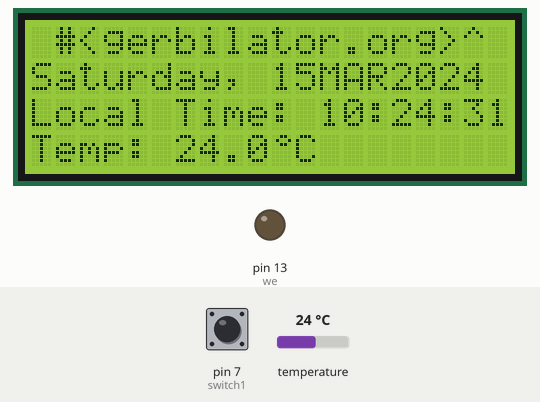
This sketch was run on a simulated Arduino Uno, built with avr-gcc and run on an emulated ATmega328P. On the bench: 20×4 character LCD, output pins drawn as LEDs (lit = HIGH). Wiring (inferred from the names in the program): DS1307 clock at I2C address 0x68. Inputs (shaded band) come from the test bench; at power-on: temperature 24 °C, pin 7 (switch1) LOW. The local clock reads 2024-03-15 10:24:30 at power-on unless the sketch sets it; what the sketch prints to the serial monitor is not drawn.

Above: at 2.1 s.
2.2 s: temperature set to 12 °C
At 3.8 s:
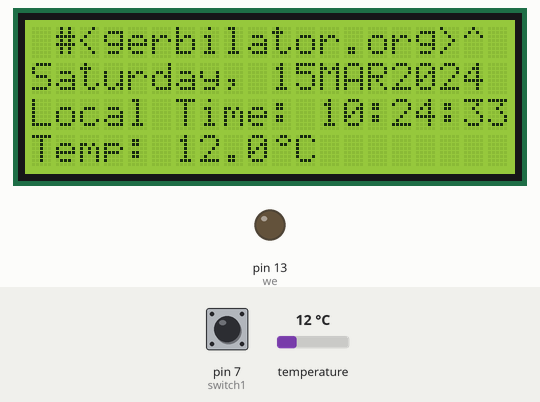
4.8 s: pin 7 (switch1) pulled HIGH for 1.05 s
At 5.7 s:
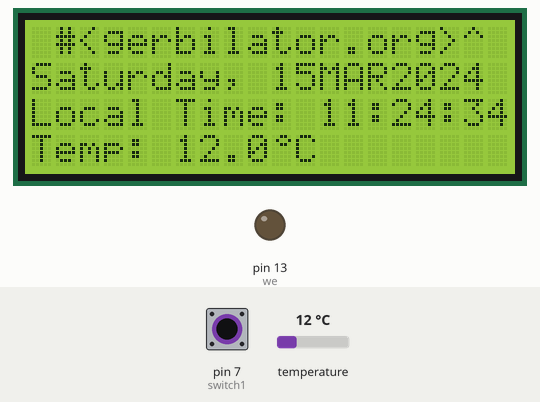
9.7 s: temperature set to 28 °C
At 10.8 s:
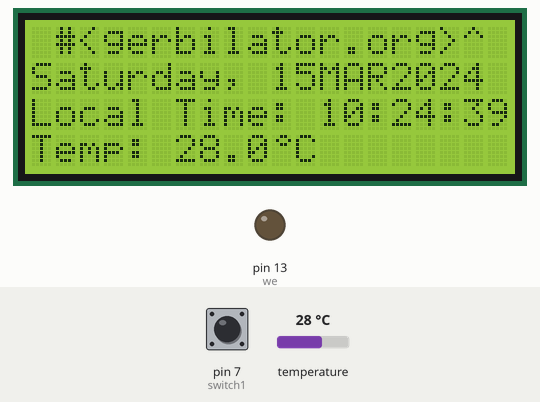
12.5 s: temperature set to 33 °C
At 15.6 s:
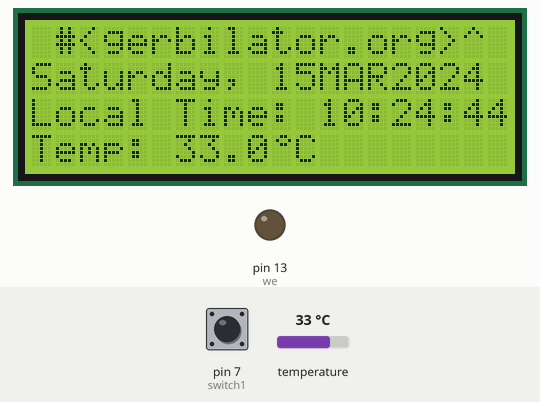
15.9 s: pin 7 (switch1) pulled HIGH for 1.05 s
At 16.8 s:
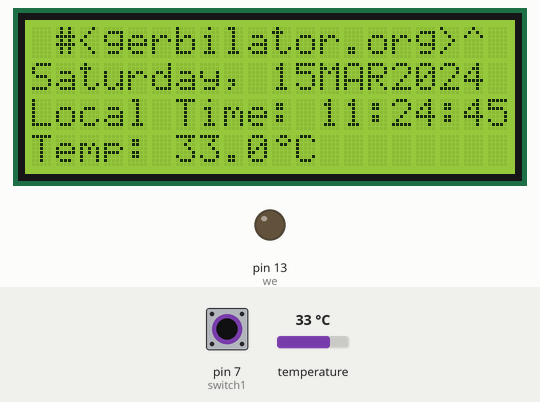
18.4 s: temperature set to 0 °C
At 21.6 s:
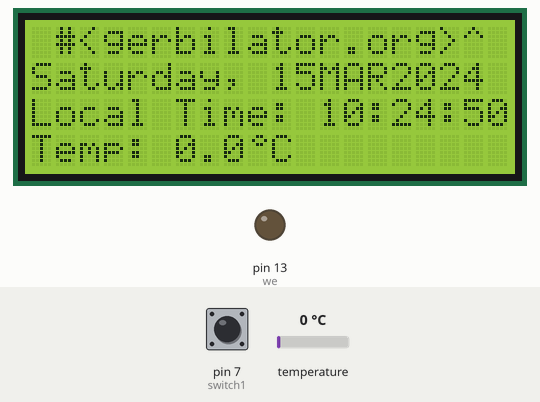
Timing chart, 0 to 22.8 s (numbered marks = the images above; inputs shaded):
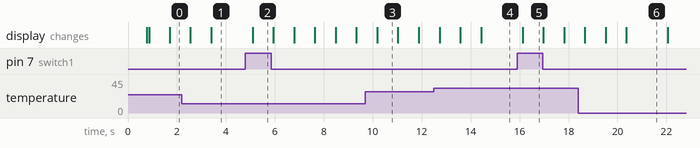

Measured:
- what the display in image 3 shows lasts 0.8 s, from 10.2 s to 11.0 s

The sketch:

newgerbclock8.ino
```cpp
//
// newgerbclock8.ino
//
// MyTemperatureClockCalendar machine
// by David Thomas (gerbilator.org)
// this sketch runs on any Arduino NG/clone or later..
// and uses the DS1307 RTC chip and the DS18B20 temp sensor.
// the code is based on the DS1307 demo by Jon McPhalen (www.jonmcphalen.com)
// who based his code on work by others -- 29 DEC 2007
// -- 08 APR 2009 - mods by dt - gerbilator.org
// --- change to std LiquidCrystal lib dt ..
// --- add DS1820 stuff dt..
// --- and you can use both 1Wire (tm) and I2C devices at the same time!!!
// --- more todo's added .. 21JAN2014 dt
// SDA pin is Analog4
// SCL pin is Analog5
//
// changed to suit newer IDE (1.0.5) and rewrite of lib calls..dt 25MAY2014
// (only wanted to change the time!! :-])
// new display module: WINSTAR WH2004A doesn't display degrees symbol
// find char chart...done..
//
// added switch from +5 to pin D7, to signal DST.. dt 16oct2014
// clean up comments.. dt 02oct2016
// DST change still not working properly.. dt 03DEC2018

// kill dst if statement; not working correctly; and delay loop.. dt 23MAY2018
// fix up degrees display (do special char).. dt 24MAY2018
// fix dst if statement move to loop display of time.. dt 27OCT2018
// change hours display routine to print2Hex() with revised if statement and
// change degree symbol (experimental).. dt 28OCT2018
// recompile with later lib versions.. dt 07APR2019
// fix print2Hex, printDec2 functions.. dt 08DEC2019
// disable dst switch..still not right.. dt 09DEC2019
// this rev of 5 is to keep unit working, RTCLib has issues with DayofWeek.. dt 29APR2021
// this change to fix day of week sunday error.. dt 30MAY2021

#include <RTClib.h>
#include <LiquidCrystal.h>
#include <OneWire.h>
#include <Wire.h>


#define DS1307      0xD0 >> 1                 // shift required by Wire.h (silly...)
#define switch1     7                         // for dst change..
// DS1307 clock registers
#define R_SECS      0
#define R_MINS      1
#define R_HRS       2
#define R_WDAY      3
#define R_DATE      4
#define R_MONTH     5
#define R_YEAR      6
#define R_SQW       7

#define CONVERT     0x44
#define READSCRATCH 0xBE
#define SKIP_ROM    0xCC
#define MATCH_ROM   0x55

byte second = 0x00;                             // default to 01 JAN 2000, midday
byte minute = 0x00;
byte hour = 0x12;
byte Wday = 0x01;
byte day = 0x01;
byte month = 0x01;
byte year = 0x00;
byte ctrl = 0x00;
byte dsthour = 0x00; // to display for daylight saving time switch

// setup the lines to control an LCD.
// todo: daylight saving time?? done 16oct2014 yayy!!
// todo: different RTC..
// todo: serial LCD..
// todo: clock setting controls..

LiquidCrystal clcd(12, 11, 10, 5, 4, 3, 2);
// rs, rw, enable, d4, d5, d6, d7
byte degree[8] = {
  B00110,
  B01001,
  B00110,
  B00000,
  B00000,
  B00000,
  B00000,
};


OneWire  ds(8);  // The DS18B20 is connected to pin 8

void setup() {
  clcd.createChar(0, degree);
  pinMode(13, OUTPUT);  // we'll use the debug LED to output a heartbeat
  pinMode(switch1, INPUT);    // this is for our switch for Daylight Saving Time, High (+5) via 10k for DST
  Wire.begin();
  Serial.begin(9600);

  second = 0x00;    // the time we are setting...
  minute = 0x53;    // e.g., 3.29pm
  hour   = 0x15;
  Wday   = 0x04;    // sunday = 1, ... saturday = 7
  day    = 0x29;
  month  = 0x04;    // april
  year   = 0x21;    // 2019
  ctrl   = 0x00;    // disable SQW output

// setClock();          // used only to set the DS1307 registers
// should be reenabled only to set the time if the RTC batt goes flat..
}

void setClock()
{
 Wire.beginTransmission(DS1307);
 Wire.write(R_SECS);
 Wire.write(second);
 Wire.write(minute);
 Wire.write(hour);
 Wire.write(Wday);
 Wire.write(day);
 Wire.write(month);
 Wire.write(year);
 Wire.write(ctrl);
 Wire.endTransmission();
}

void getClock()
{
 Wire.beginTransmission(DS1307);
 Wire.write(R_SECS);
 Wire.endTransmission();
 Wire.requestFrom(DS1307, 8);
 second = Wire.read();
 minute = Wire.read();
 hour   = Wire.read();
 // disabled the code below - causes strange time display!!
 // the DST switch.. just plug D7 into +5V!
 //if (digitalRead(switch1) == LOW)
 //  {
 //     hour   = Wire.read() + 0x01; // dst setting
 //  }
 Wday   = Wire.read();
 day    = Wire.read();
 month  = Wire.read();
 year   = Wire.read();
 ctrl   = Wire.read();
}

byte bcd2Dec(byte bcdVal)
{
 //return bcdVal / 16 * 10 + bcdVal % 16;
 return( ((bcdVal >> 4) * 10) + (bcdVal & 0xF) );
 // better function..
}

void printHex2(byte hexVal)
{
 if (hexVal < 0x10){
   clcd.print("0");
 }
 clcd.print(hexVal, HEX);
}

void printDec2(byte decVal)
{
 if (decVal < 10){
   clcd.print("0");
 }
 clcd.print(decVal, DEC);
}

void printDayName(byte d)
{
 switch (d) {
   case 0:
     clcd.print("Sunday");
     break;
   case 1:
     clcd.print("Monday");
     break;
   case 2:
     clcd.print("Tuesday");
     break;
   case 3:
     clcd.print("Wednesday");
     break;
   case 4:
     clcd.print("Thursday");
     break;
   case 5:
     clcd.print("Friday");
     break;
   case 6:
     clcd.print("Saturday");
     break;
   case 7:
     clcd.print("Sunday");
     break;
   default:
     clcd.print("?unknown?");
 }
}

void printMonthName(byte m)
{
 switch (m) {
   case 1:
     clcd.print("JAN");
     break;
   case 2:
     clcd.print("FEB");
     break;
   case 3:
     clcd.print("MAR");
     break;
   case 4:
     clcd.print("APR");
     break;
   case 5:
     clcd.print("MAY");
     break;
   case 6:
     clcd.print("JUN");
     break;
   case 7:
     clcd.print("JUL");
     break;
   case 8:
     clcd.print("AUG");
     break;
   case 9:
     clcd.print("SEP");
     break;
   case 10:
     clcd.print("OCT");
     break;
   case 11:
     clcd.print("NOV");
     break;
   case 12:
     clcd.print("DEC");
     break;
   default:
     clcd.print("???");
 }
}

void loop()
 {
  byte i;
  byte present = 0;
  byte data[12];
  byte addr[8];
  char buff[15];

  int HighByte, LowByte, TReading, SignBit, Tc_100, Whole, Fract;

  if ( !ds.search(addr))   // Search for 1-wire device
    {
      ds.reset_search();
    }

  if ( OneWire::crc8( addr, 7) != addr[7])   // Check CRC is valid
    {
        Serial.print("CRC is not valid!\n");
    }

  if ( addr[0] != 0x28) {                    // Make sure it is a DS18B20 device
      Serial.print("Device is not a DS18B20 family device.\n");

    }

  ds.reset();                               // Reset device
  ds.select(addr);                          // Select device
  ds.write(CONVERT,1);                      // Issue Convert command


  delay(500);                              //  750ms is enough..

  present = ds.reset();                    // Reset device
  ds.select(addr);                         // Select device
  ds.write(READSCRATCH);                   // Read Scratchpad


  for ( i = 0; i < 9; i++) {               // we need 9 bytes
    data[i] = ds.read();
    Serial.print(data[i], HEX);
    Serial.print(" ");
    }


  if(OneWire::crc8( data, 8) == data[8])  // Check CRC is valid
    {
     // CRC is ok
     // for 18B20...
     LowByte = data[0];
     HighByte = data[1];
     TReading = (HighByte << 8) + LowByte;
     SignBit = TReading & 0x8000;  // test most sig bit
  if (SignBit) // negative
  {
    TReading = (TReading ^ 0xffff) + 1; // 2's comp
  }
  Tc_100 = (6 * TReading) + TReading / 4;    // multiply by (100 * 0.0625) or 6.25
  Whole = Tc_100 / 100;  // separate off the whole and fractional portions
  Fract = Tc_100 % 100;
    }

  if (SignBit) // If it's negative
  {
     Serial.print("-");
  }
  Serial.print(Whole);
  Serial.print(".");
  if (Fract < 10)
  {
     Serial.print("0");
  }
  Serial.print(Fract);
  Serial.print("\n");

  // and now read the clock chip...
  getClock();
  //no need to rush
 delay(250); // we already have 750ms delay in temp sensor routine...
  clcd.begin(20, 4);
  clcd.clear();
  // clcd.home(); // top left..
  clcd.print(" #<gerbilator.org>^");  // the gerb brand!!
  clcd.setCursor(0,1);  // line 2
  printDayName(bcd2Dec(Wday));
  clcd.print(",");
  clcd.setCursor(10,1);
  //printDayName(bcd2Dec(wkDay));
  //clcd.print("  ");

 printHex2(day);
 //clcd.print(" ");
 printMonthName(bcd2Dec(month));
 clcd.print("20");
 printHex2(year);
 //clcd.print(".");
 clcd.setCursor(0,2);  // Move cursor to third line, position 0
 clcd.print("Local Time: ");

 if (digitalRead(switch1) == HIGH)
  {
    dsthour = (hour + 1);  // to force hour increment..
    printHex2(dsthour);
  }
  else
 printHex2(hour);
 clcd.print(":");
 printHex2(minute);
 clcd.print(":");
 printHex2(second);
 //lcd.setCursor(9,1);
 clcd.setCursor(0,3);
 clcd.print("Temp: ");

 clcd.print(Whole); // from the DS18B20 convert routine..
 clcd.print(".");
 clcd.print(Fract);
 //clcd.setCursor(10,4);
 // Winstar charcode ROM doesn't support degree symbol..so we do special char of our own!
 clcd.write(byte(0));
 clcd.print("C");
 //clcd.home();
}
// that's it!!
```
